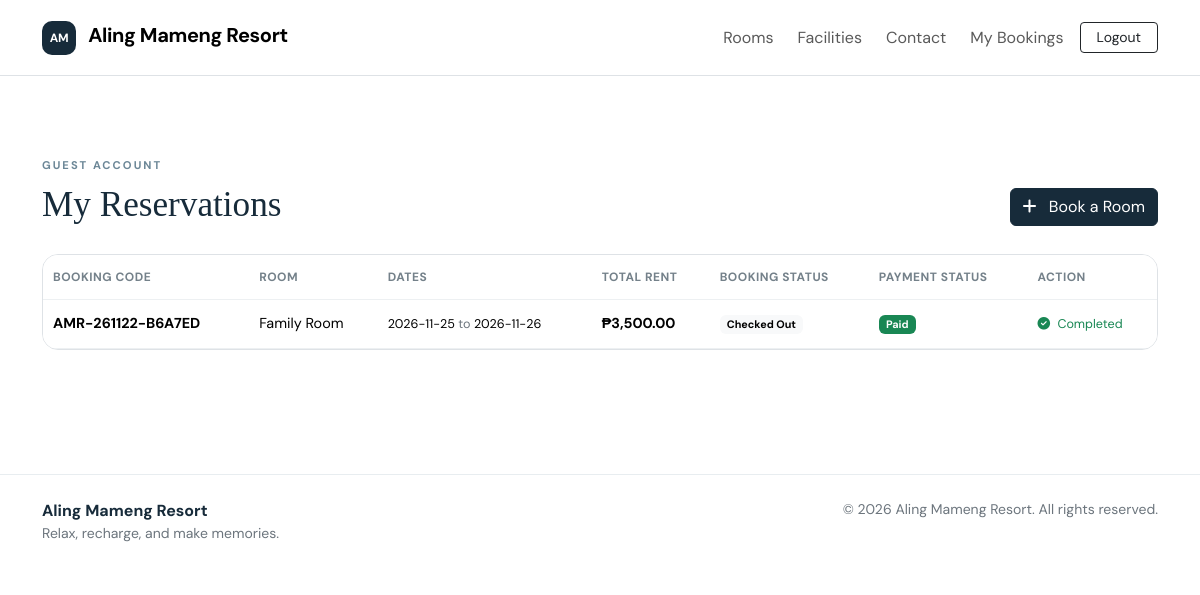
The app's page /AMR/my-bookings.php (signed in) with its own data.
### tables this page shows
CREATE TABLE `bookings` (
  `id` int(11) NOT NULL,
  `booking_code` varchar(30) NOT NULL,
  `user_id` int(11) NOT NULL,
  `room_id` int(11) NOT NULL,
  `check_in` date NOT NULL,
  `check_out` date NOT NULL,
  `guests` int(11) NOT NULL DEFAULT 1,
  `nights` int(11) NOT NULL,
  `total_amount` decimal(10,2) NOT NULL,
  `status` enum('pending','confirmed','checked_in','checked_out','cancelled') DEFAULT 'pending',
  `special_request` text DEFAULT NULL,
  `created_at` timestamp NOT NULL DEFAULT current_timestamp()
);

CREATE TABLE `rooms` (
  `id` int(11) NOT NULL,
  `room_name` varchar(120) NOT NULL,
  `room_type` varchar(80) NOT NULL,
  `description` text DEFAULT NULL,
  `capacity` int(11) NOT NULL DEFAULT 2,
  `price_per_night` decimal(10,2) NOT NULL,
  `image` varchar(255) DEFAULT 'assets/images/room-placeholder.jpg',
  `status` enum('available','maintenance','inactive') DEFAULT 'available',
  `created_at` timestamp NOT NULL DEFAULT current_timestamp()
);

CREATE TABLE `payments` (
  `id` int(11) NOT NULL,
  `booking_id` int(11) NOT NULL,
  `amount` decimal(10,2) NOT NULL,
  `payment_method` enum('cash','gcash','bank_transfer','card') NOT NULL DEFAULT 'cash',
  `payment_status` enum('unpaid','partial','paid','refunded') DEFAULT 'unpaid',
  `paid_at` datetime DEFAULT NULL,
  `created_at` timestamp NOT NULL DEFAULT current_timestamp()
);

### AMR/config.php (called while the page is built, shortened)
<?php
function e(?string $value): string {
    return htmlspecialchars($value ?? '', ENT_QUOTES, 'UTF-8');
}
function money($amount): string {
    return '₱' . number_format((float)$amount, 2);
}

### AMR/my-bookings.php (the view, shortened to what this page needs)
<?php
require_once 'config.php';
$bookingStmt = $pdo->prepare("
    SELECT
        b.*,
        r.room_name,
        p.payment_status
    FROM bookings b
    INNER JOIN rooms r
        ON r.id = b.room_id
    LEFT JOIN payments p
        ON p.booking_id = b.id
    WHERE b.user_id = ?
    ORDER BY b.created_at DESC
");
$bookingStmt->execute([
    $_SESSION['user_id']
]);
$bookings = $bookingStmt->fetchAll(PDO::FETCH_ASSOC);
require_once 'includes/header.php';
?>
<div class="container section-space">
    <div class="section-heading">
        <div>
            <span class="eyebrow">
                GUEST ACCOUNT
            </span>
            <h2>
                My Reservations
            </h2>
        </div>
        <a href="index.php#rooms" class="btn btn-dark">
            <i class="fa-solid fa-plus me-2"></i>
            Book a Room
        </a>
    </div>
    <div class="table-responsive bg-white rounded-4 border">
        <table class="table align-middle mb-0">
            <thead>
                <tr>
                    <th>Booking Code</th>
                    <th>Room</th>
                    <th>Dates</th>
                    <th>Total Rent</th>
                    <th>Booking Status</th>
                    <th>Payment Status</th>
                    <th>Action</th>
                </tr>
            </thead>
            <tbody>
                <?php if (!empty($bookings)): ?>
                    <?php foreach ($bookings as $booking): ?>
                        <?php
                            $paymentStatus = $booking['payment_status'] ?? 'unpaid';
                            $bookingStatus = ucwords(
                                str_replace('_', ' ', $booking['status'])
                            );
                            $paymentBadge = 'danger';
                            if ($paymentStatus === 'paid') {
                                $paymentBadge = 'success';
                            } elseif ($paymentStatus === 'pending') {
                                $paymentBadge = 'warning';
                            }
                        ?>
                        <tr>
                            <td>
                                <strong>
                                    <?= e($booking['booking_code']) ?>
                                </strong>
                            </td>
                            <td>
                                <?= e($booking['room_name']) ?>
                            </td>
                            <td>
                                <div class="small">
                                    <?= e($booking['check_in']) ?>
                                    <span class="text-secondary">
                                        to
                                    </span>
                                    <?= e($booking['check_out']) ?>
                                </div>
                            </td>
                            <td>
                                <strong>
                                    <?= money($booking['total_amount']) ?>
                                </strong>
                            </td>
                            <td>
                                <span class="badge text-bg-light">
                                    <?= e($bookingStatus) ?>
                                </span>
                            </td>
                            <td>
                                <span class="badge text-bg-<?= $paymentBadge ?>">
                                    <?= e(ucfirst($paymentStatus)) ?>
                                </span>
                            </td>
                            <td>
                                <?php if ($paymentStatus !== 'paid'): ?>
                                    <a
                                        href="payment.php?booking=<?= (int) $booking['id'] ?>"
                                        class="btn btn-sm btn-dark"
                                    >
                                        <?php if ($paymentStatus === 'pending'): ?>
                                            <i class="fa-solid fa-eye me-1"></i>
                                            View Payment
                                        <?php else: ?>
                                            <i class="fa-solid fa-credit-card me-1"></i>
                                            Pay Rent
                                        <?php endif; ?>
                                    </a>
                                <?php else: ?>
                                    <span class="small text-success">
                                        <i class="fa-solid fa-circle-check me-1"></i>
                                        Completed
                                    </span>
                                <?php endif; ?>
                            </td>
                        </tr>
                    <?php endforeach; ?>
                <?php endif; ?>
            </tbody>
        </table>
    </div>
</div>
<?php require_once 'includes/footer.php'; ?>

### AMR/assets/css/style.css (style rules this page uses)
:root { --ink:#172b3a;--muted:#6b7882;--line:#e8edf0;--soft:#f5f7f8;--blue:#dce8ef }
* { box-sizing:border-box }
body { font-family:'DM Sans',sans-serif;color:var(--ink);background:#fff }
h1,h2,h3,.display-font { font-family:'Playfair Display',serif }
a { text-decoration:none }
.eyebrow { font-size:.7rem;font-weight:700;letter-spacing:2px;color:#6c8797 }
.section-space { padding-top:76px;padding-bottom:76px }
.section-heading { display:flex;align-items:end;justify-content:space-between;gap:20px;margin-bottom:28px }
.section-heading h2 { font-size:2.2rem;margin:8px 0 0 }
.btn-dark { background:var(--ink);border-color:var(--ink) }
.table { font-size:.9rem }
.table>:not(caption)>*>* { padding:13px 10px;border-color:#edf0f2 }
.table thead th { font-size:.75rem;text-transform:uppercase;letter-spacing:.5px;color:#74818a;font-weight:700;white-space:nowrap }

### records on screen
bookings: booking_code "AMR-261122-B6A7ED", room.room_name "Family Room", check_in "2026-11-25", check_out "2026-11-26", total_amount "₱3,500.00", status "Checked Out", payments.payment_status "Paid"
